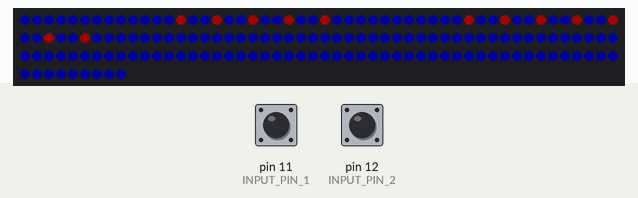
This program was run on a simulated Arduino Nano, built with avr-gcc and run on an emulated ATmega328P. Parts: 159 RGB LEDs in strip order, left to right, continuing on the next row. The inputs (shaded band) are chosen by the test bench; at power-on: pin 11 (INPUT_PIN_1) HIGH, pin 12 (INPUT_PIN_2) HIGH. Dim RGB values are drawn brighter than linear.

Above: at 1.26 s.

The program:

main.cpp
```cpp
#include <Arduino.h>
#include <FastLED.h>

// How many leds in your strip?
#define NUM_LEDS 159
#define NUMBER_OF_STEPS 4
#define BRIGHTNESS 32

#define DATA_PIN A0
#define INPUT_PIN_1 11
#define INPUT_PIN_2 12

int step = 0;

// Define the array of leds
CRGB leds[NUM_LEDS];

byte ledSection[NUM_LEDS] = {0, 0, 0, 0, 0, 0, 0, 0, 0, 0, 0,
                            1, 1, 1, 1, 1, 1, 1, 1, 1, 1, 1, 1, 1, 1, 1, 1, 1,
                            2, 2, 2, 2, 2, 2, 2, 2, 2,
                            3, 3, 3, 3, 3, 3, 3, 3, 3, 3, 3, 3, 3, 3, 3, 3, 3, 3, 3, 3, 3,
                            4, 4, 4, 4, 4, 4, 4, 4, 4, 4, 4, 4, 4, 4, 4, 4, 4, 4, 4, 4, 4, 4, 4, 4, 4,
                            5, 5, 5, 5, 5, 5, 5, 5, 5, 5,
                            6, 6, 6, 6, 6, 6, 6, 6, 6, 6, 6, 6, 6, 6, 6,
                            7, 7, 7, 7, 7, 7, 7, 7, 7, 7, 7, 7, 7, 7, 7, 7, 7, 7, 7, 7, 7, 7, 7, 7, 7, 7,
                            8, 8, 8, 8, 8, 8, 8, 8, 8, 8, 8, 8,
                            9, 9, 9, 9, 9, 9, 9, 9, 9, 9, 9, 9, 9};

byte activeSection[9] = {0, 0, 0, 0, 0, 0, 0, 0, 0};

void displyLeds();
boolean isSectionActive(int sect);
boolean isLedActive(int led);
byte getLedSection(int led);
void setSectionStatus(int sect, int status);

void setup() {
  pinMode(INPUT_PIN_1, INPUT_PULLUP);
  pinMode(INPUT_PIN_2, INPUT_PULLUP);

  FastLED.addLeds<NEOPIXEL, DATA_PIN>(leds, NUM_LEDS);
  FastLED.setBrightness(BRIGHTNESS);
}


void loop() {
  int i = digitalRead(INPUT_PIN_1);
  int j = digitalRead(INPUT_PIN_2);

  if ((i == 0) && (j==0)){
    setSectionStatus(0, 1);
    setSectionStatus(2, 1);
  }
  if ((i == 1) && (j==0)){
    setSectionStatus(0, 0);
    setSectionStatus(2, 0);
  }

  if ((i == 1) && (j=1)){
    setSectionStatus(1, 1);
    setSectionStatus(3, 1);
  }
  if ((i == 0) && (j==1)){
    setSectionStatus(1, 0);
    setSectionStatus(3, 0);
  }

  delay(50);

  displyLeds();
  step++;

  if (step == NUMBER_OF_STEPS)
    step = 0;
}

void displyLeds(){
  for (int i = 0; i < NUM_LEDS; i ++){
    if (isLedActive(i)){
      leds[i] = CRGB::Red;
    }
    else {
      leds[i] = CRGB::Blue;
    }
  }
  FastLED.show();
}

boolean isSectionActive(int sect){
  return (activeSection[sect] == 1);
}

boolean isLedActive(int led){
  boolean currentStep = (led % (NUMBER_OF_STEPS-1) == step);
  return (isSectionActive(getLedSection(led)) && currentStep);
}

byte getLedSection(int led){
  return ledSection[led];
}

void setSectionStatus(int sect, int status){
  activeSection[sect] = status;
}
```
